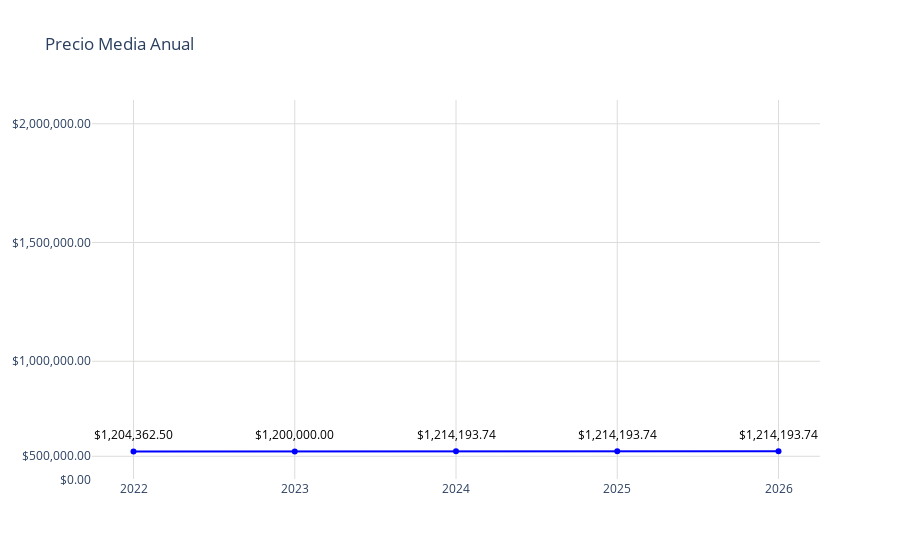

This figure's notebook cell:
### Code cell
# Datos
año = tulancingo_predicciones['año']
promedio = tulancingo_predicciones['precio_promedio']

fig = go.Figure()
fig.add_trace(go.Scatter(
    x=año,
    y=promedio,
    mode='markers+lines',
    marker=dict(color='blue'),
))
# Agregar anotaciones para mostrar los valores encima de los puntos
for a, p in zip(año, promedio):
    fig.add_annotation(
        x=a,
        y=p,
        text=f"${p:,.2f}",  # Formatear el valor del promedio como moneda
        showarrow=False,
        font=dict(color='black', size=12),
        xshift=0,
        yshift=17,
        textangle=0
    )
# Actualizar diseño
fig.update_layout(
    title='Precio Media Anual',
    yaxis=dict(
        range=[0, 16000000],  # Establecer el rango del eje y
        tickvals=[0, 1000000,5000000, 10000000,15000000,200000000],  # Definir los valores de las marcas en el eje y
        ticktext=['$0.00', '$500,000.00', '$1,000,000.00', '$1,500,000.00', '$2,000,000.00'],  # Definir el texto de las marcas en el eje y
        gridcolor='#dddcda',   # Color de las líneas de la cuadrícula
        gridwidth=1  # Ancho de las líneas de la cuadrícula
    ),
    xaxis=dict(
        gridcolor='#dddcda', 
        tickmode='array',
        tickvals=año,
        ticktext=año
    ),
    plot_bgcolor='rgba(0,0,0,0)'
)
# Exportar gráfica como archivo HTML
def guardar_grafico_como_html(fig, nombre_archivo, carpeta='graficas'):
    # Crear la carpeta si no existe
    if not os.path.exists(carpeta):
        os.makedirs(carpeta)
    
    # Gráfica como archivo HTML en la carpeta especificada
    pio.write_html(fig, f'{carpeta}/{nombre_archivo}.html')

guardar_grafico_como_html(fig, 'g_scatt_preciomediaanual_prom_tulancingo', carpeta='graficas')
fig.show()

### Figure 1 — Plotly figure (JSON) as saved in the notebook; plotly's stock layout.template omitted (floating-point values rounded to 4 significant figures)
{"data": [{"marker": {"color": "blue"}, "mode": "markers+lines", "type": "scatter", "x": [2022, 2023, 2024, 2025, 2026], "y": [1204000.0, 1200000, 1214000.0, 1214000.0, 1214000.0]}], "layout": {"annotations": [{"font": {"color": "black", "size": 12}, "showarrow": false, "text": "$1,204,362.50", "textangle": 0, "x": 2022, "xshift": 0, "y": 1204000.0, "yshift": 17}, {"font": {"color": "black", "size": 12}, "showarrow": false, "text": "$1,200,000.00", "textangle": 0, "x": 2023, "xshift": 0, "y": 1200000, "yshift": 17}, {"font": {"color": "black", "size": 12}, "showarrow": false, "text": "$1,214,193.74", "textangle": 0, "x": 2024, "xshift": 0, "y": 1214000.0, "yshift": 17}, {"font": {"color": "black", "size": 12}, "showarrow": false, "text": "$1,214,193.74", "textangle": 0, "x": 2025, "xshift": 0, "y": 1214000.0, "yshift": 17}, {"font": {"color": "black", "size": 12}, "showarrow": false, "text": "$1,214,193.74", "textangle": 0, "x": 2026, "xshift": 0, "y": 1214000.0, "yshift": 17}], "plot_bgcolor": "rgba(0,0,0,0)", "title": {"text": "Precio Media Anual"}, "xaxis": {"gridcolor": "#dddcda", "tickmode": "array", "ticktext": [2022, 2023, 2024, 2025, 2026], "tickvals": [2022, 2023, 2024, 2025, 2026]}, "yaxis": {"gridcolor": "#dddcda", "gridwidth": 1, "range": [0, 16000000], "ticktext": ["$0.00", "$500,000.00", "$1,000,000.00", "$1,500,000.00", "$2,000,000.00"], "tickvals": [0, 1000000, 5000000, 10000000, 15000000, 200000000]}}}
